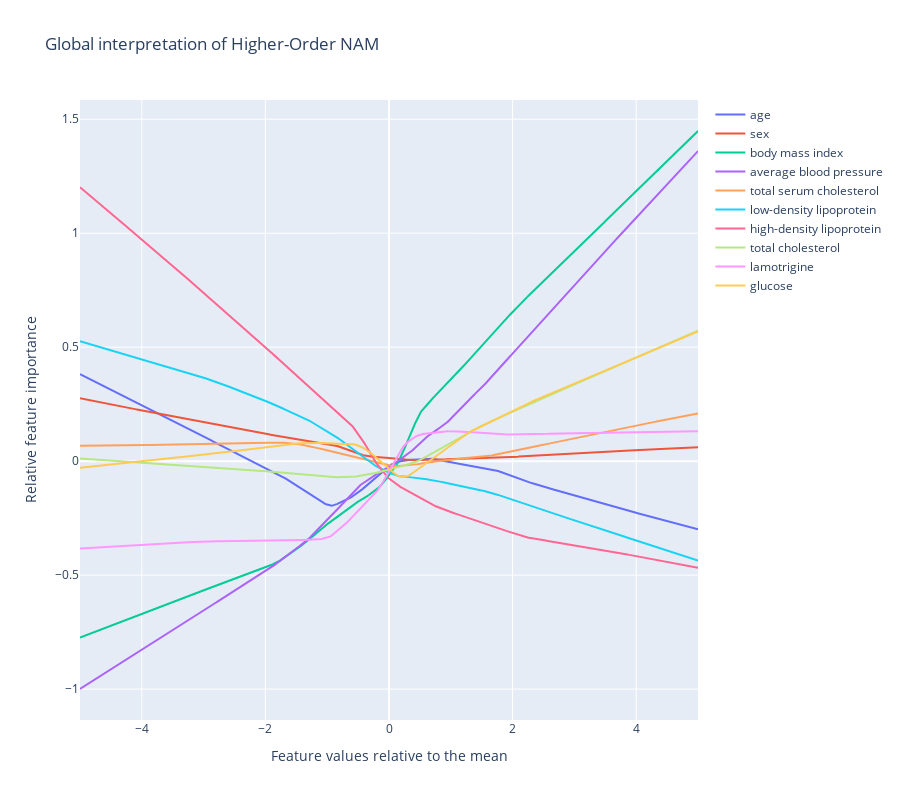

Source (notebook cell):
### Code cell
fig = go.Figure()
for col in honam_g.columns:
    fig.add_trace(go.Scatter(x=np.linspace(-5.0, 5.0, num_samples), y=honam_g[col], mode='lines', name=col))
fig.update_layout(height=800, yaxis=dict(title_text="Relative feature importance"), xaxis=dict(title_text="Feature values relative to the mean"), title='Global interpretation of Higher-Order NAM')
fig.show()

### Figure 1 — Plotly figure (JSON) as saved in the notebook; plotly's stock layout.template omitted (floating-point values rounded to 4 significant figures; data arrays with more than 128 entries replaced by an {"elided": "..."} marker saying what was removed)
{"data": [{"mode": "lines", "name": "age", "type": "scatter", "x": {"elided": "1000 float values"}, "y": {"elided": "1000 float values"}}, {"mode": "lines", "name": "sex", "type": "scatter", "x": {"elided": "1000 float values"}, "y": {"elided": "1000 float values"}}, {"mode": "lines", "name": "body mass index", "type": "scatter", "x": {"elided": "1000 float values"}, "y": {"elided": "1000 float values"}}, {"mode": "lines", "name": "average blood pressure", "type": "scatter", "x": {"elided": "1000 float values"}, "y": {"elided": "1000 float values"}}, {"mode": "lines", "name": "total serum cholesterol", "type": "scatter", "x": {"elided": "1000 float values"}, "y": {"elided": "1000 float values"}}, {"mode": "lines", "name": "low-density lipoprotein", "type": "scatter", "x": {"elided": "1000 float values"}, "y": {"elided": "1000 float values"}}, {"mode": "lines", "name": "high-density lipoprotein", "type": "scatter", "x": {"elided": "1000 float values"}, "y": {"elided": "1000 float values"}}, {"mode": "lines", "name": "total cholesterol", "type": "scatter", "x": {"elided": "1000 float values"}, "y": {"elided": "1000 float values"}}, {"mode": "lines", "name": "lamotrigine", "type": "scatter", "x": {"elided": "1000 float values"}, "y": {"elided": "1000 float values"}}, {"mode": "lines", "name": "glucose", "type": "scatter", "x": {"elided": "1000 float values"}, "y": {"elided": "1000 float values"}}], "layout": {"height": 800, "title": {"text": "Global interpretation of Higher-Order NAM"}, "xaxis": {"title": {"text": "Feature values relative to the mean"}}, "yaxis": {"title": {"text": "Relative feature importance"}}}}
